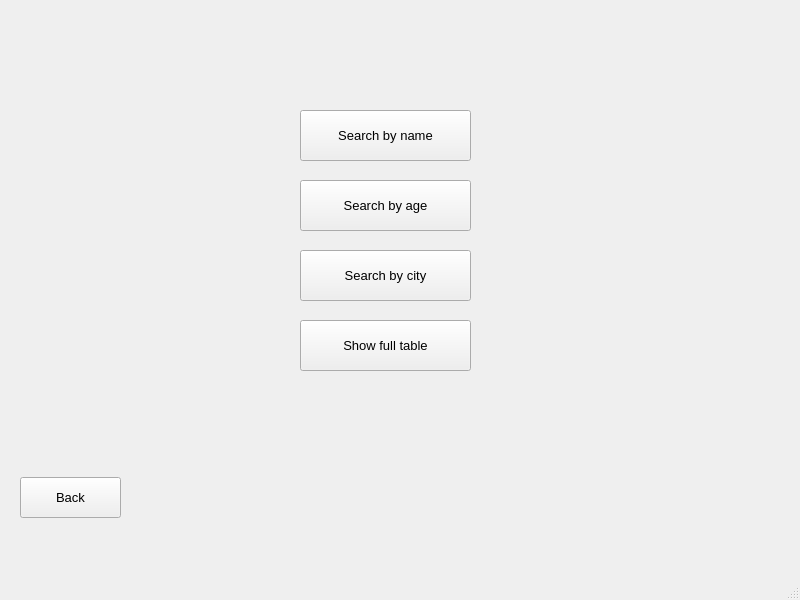
<?xml version="1.0" encoding="UTF-8"?>
<ui version="4.0">
 <class>MainWindow</class>
 <widget class="QMainWindow" name="MainWindow">
  <property name="geometry">
   <rect>
    <x>0</x>
    <y>0</y>
    <width>800</width>
    <height>600</height>
   </rect>
  </property>
  <property name="windowTitle">
   <string>MainWindow</string>
  </property>
  <widget class="QWidget" name="centralwidget">
   <widget class="QPushButton" name="allButton">
    <property name="geometry">
     <rect>
      <x>300</x>
      <y>320</y>
      <width>171</width>
      <height>51</height>
     </rect>
    </property>
    <property name="font">
     <font>
      <pointsize>10</pointsize>
     </font>
    </property>
    <property name="text">
     <string>Show full table</string>
    </property>
   </widget>
   <widget class="QPushButton" name="nameButton">
    <property name="geometry">
     <rect>
      <x>300</x>
      <y>110</y>
      <width>171</width>
      <height>51</height>
     </rect>
    </property>
    <property name="font">
     <font>
      <pointsize>10</pointsize>
     </font>
    </property>
    <property name="text">
     <string>Search by name</string>
    </property>
   </widget>
   <widget class="QPushButton" name="cityButton">
    <property name="geometry">
     <rect>
      <x>300</x>
      <y>250</y>
      <width>171</width>
      <height>51</height>
     </rect>
    </property>
    <property name="font">
     <font>
      <pointsize>10</pointsize>
     </font>
    </property>
    <property name="text">
     <string>Search by city</string>
    </property>
   </widget>
   <widget class="QPushButton" name="ageButton">
    <property name="geometry">
     <rect>
      <x>300</x>
      <y>180</y>
      <width>171</width>
      <height>51</height>
     </rect>
    </property>
    <property name="font">
     <font>
      <pointsize>10</pointsize>
     </font>
    </property>
    <property name="text">
     <string>Search by age</string>
    </property>
   </widget>
   <widget class="QPushButton" name="pushButton">
    <property name="geometry">
     <rect>
      <x>20</x>
      <y>477</y>
      <width>101</width>
      <height>41</height>
     </rect>
    </property>
    <property name="font">
     <font>
      <pointsize>10</pointsize>
     </font>
    </property>
    <property name="text">
     <string>Back</string>
    </property>
   </widget>
   <widget class="QLabel" name="errorLabel">
    <property name="geometry">
     <rect>
      <x>350</x>
      <y>450</y>
      <width>311</width>
      <height>61</height>
     </rect>
    </property>
    <property name="font">
     <font>
      <pointsize>10</pointsize>
     </font>
    </property>
    <property name="text">
     <string/>
    </property>
   </widget>
  </widget>
  <widget class="QMenuBar" name="menubar">
   <property name="geometry">
    <rect>
     <x>0</x>
     <y>0</y>
     <width>800</width>
     <height>26</height>
    </rect>
   </property>
  </widget>
  <widget class="QStatusBar" name="statusbar"/>
 </widget>
 <resources/>
 <connections/>
</ui>
